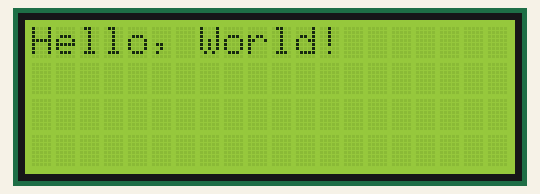
Simulated run of this sketch. Board: ESP32. Parts: 20×4 character LCD.

Above: at 0.1 s.
At 1.1 s:
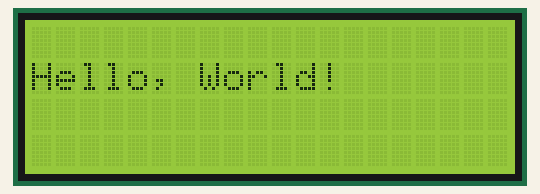

The sketch:

ex11_esp32_LCD_I2C_20x4.ino
```cpp
/* DÉCIMO PRIMEIRO PROGRAMA (ESP32 e LCD I2C 20x4)
   DANIEL RODRIGUES DE SOUSA 19/04/2024 */

#include <LiquidCrystal_I2C.h>

// define o número de colunas e linhas do LCD
#define COLUNAS 20
#define LINHAS  4

// define o endereço do LCD, número de colunas e linhas
LiquidCrystal_I2C lcd(0x27, COLUNAS, LINHAS);

void setup(){
  // inicializa o LCD
  lcd.init();
  // liga a luz de fundo do LCD
  lcd.backlight();
}

void loop(){
  // posiciona o cursor na primeira coluna, primeira linha
  lcd.setCursor(0, 0);
  // imprime a mensagem
  lcd.print("Hello, World!");
  delay(1000);
  // limpa o display para imprimir nova mensagem
  lcd.clear();
  // posiciona o cursor na primeira coluna, segunda linha
  lcd.setCursor(0,1);
  // imprime a mensagem
  lcd.print("Hello, World!");
  delay(1000);
  // limpa o display
  lcd.clear();
}
```

Measured:
- what the display in image 1 shows lasts 1.0 s, from 1.1 s to 2.1 s
